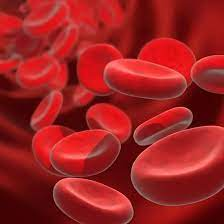
#> input picture download.jpg, 224 x 224 px
$ python 15.Convolution.py
#> lines starting #> are read from the running program, lines starting #| are printed output that depends on the picture
import numpy as np
import cv2
import matplotlib.pyplot as plt

# Load the input image
image = cv2.imread('download.jpg', 0)
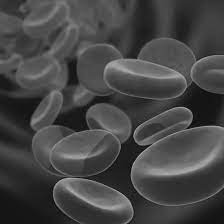
#> image: shape (224, 224); min 5, max 175, mean 69.2

# Define horizontal and vertical kernels for convolution
kernel_h = np.array([1, 0, -1])  # Horizontal edge detection
kernel_v = np.array([1, 0, -1]).reshape(-1, 1)  # Vertical edge detection

# Perform 1-D convolution along the horizontal axis
convolve_h = np.convolve(image.flatten(), kernel_h, mode='same').reshape(image.shape)
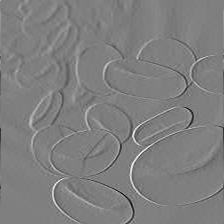
#> convolve_h: shape (224, 224) int64; min -152, max 152, mean 0; drawn with min black and max white

# Perform 1-D convolution along the vertical axis
convolve_v = np.convolve(image.flatten(), kernel_v.flatten(), mode='same').reshape(image.shape)

# Display the original and convolved images
plt.figure(figsize=(12, 6))

plt.subplot(2, 2, 1)
plt.imshow(image, cmap='gray')
plt.title('Original Image')

plt.subplot(2, 2, 2)
plt.imshow(convolve_h, cmap='gray')
plt.title('Horizontal Convolution')

plt.subplot(2, 2, 3)
plt.imshow(convolve_v, cmap='gray')
plt.title('Vertical Convolution')

plt.tight_layout()
plt.show()
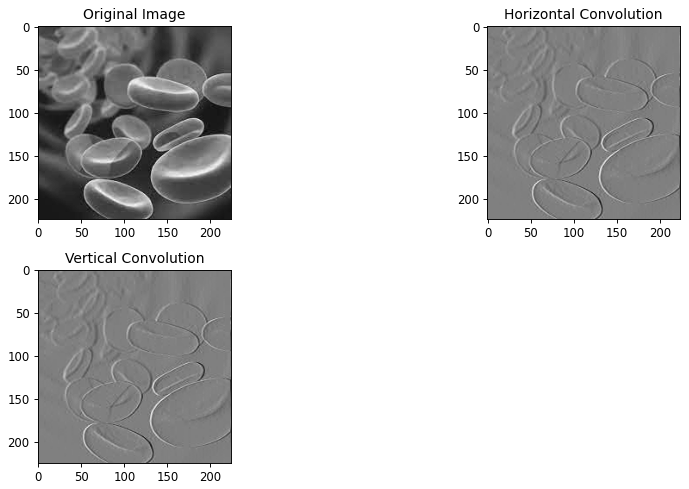
#> figure drawn by matplotlib, 3 panels
